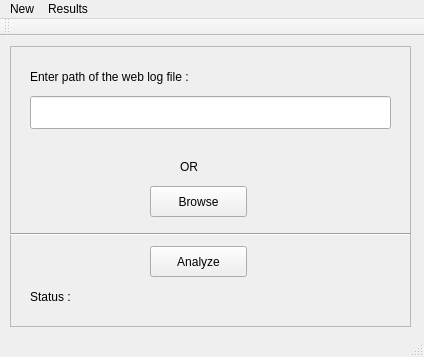
<?xml version="1.0" encoding="UTF-8"?>
<ui version="4.0">
 <class>WebAnalytics</class>
 <widget class="QMainWindow" name="WebAnalytics">
  <property name="geometry">
   <rect>
    <x>0</x>
    <y>0</y>
    <width>424</width>
    <height>357</height>
   </rect>
  </property>
  <property name="windowTitle">
   <string>WebAnalytics</string>
  </property>
  <widget class="QWidget" name="centralWidget">
   <widget class="QFrame" name="frame">
    <property name="geometry">
     <rect>
      <x>10</x>
      <y>10</y>
      <width>401</width>
      <height>281</height>
     </rect>
    </property>
    <property name="frameShape">
     <enum>QFrame::StyledPanel</enum>
    </property>
    <property name="frameShadow">
     <enum>QFrame::Raised</enum>
    </property>
    <widget class="QLineEdit" name="lineEdit">
     <property name="geometry">
      <rect>
       <x>20</x>
       <y>50</y>
       <width>361</width>
       <height>33</height>
      </rect>
     </property>
    </widget>
    <widget class="QLabel" name="label">
     <property name="geometry">
      <rect>
       <x>20</x>
       <y>20</y>
       <width>351</width>
       <height>21</height>
      </rect>
     </property>
     <property name="text">
      <string>Enter path of the web log file :</string>
     </property>
    </widget>
    <widget class="QLabel" name="label_2">
     <property name="geometry">
      <rect>
       <x>170</x>
       <y>110</y>
       <width>61</width>
       <height>21</height>
      </rect>
     </property>
     <property name="text">
      <string>OR</string>
     </property>
    </widget>
    <widget class="QPushButton" name="pushButton">
     <property name="geometry">
      <rect>
       <x>140</x>
       <y>140</y>
       <width>97</width>
       <height>31</height>
      </rect>
     </property>
     <property name="text">
      <string>Browse</string>
     </property>
    </widget>
    <widget class="QPushButton" name="pushButton_2">
     <property name="geometry">
      <rect>
       <x>140</x>
       <y>200</y>
       <width>97</width>
       <height>31</height>
      </rect>
     </property>
     <property name="text">
      <string>Analyze</string>
     </property>
    </widget>
    <widget class="QLabel" name="label_3">
     <property name="geometry">
      <rect>
       <x>20</x>
       <y>240</y>
       <width>65</width>
       <height>21</height>
      </rect>
     </property>
     <property name="text">
      <string>Status :</string>
     </property>
    </widget>
    <widget class="QLabel" name="label_4">
     <property name="geometry">
      <rect>
       <x>80</x>
       <y>240</y>
       <width>301</width>
       <height>21</height>
      </rect>
     </property>
     <property name="text">
      <string/>
     </property>
    </widget>
    <widget class="Line" name="line">
     <property name="geometry">
      <rect>
       <x>0</x>
       <y>180</y>
       <width>401</width>
       <height>16</height>
      </rect>
     </property>
     <property name="orientation">
      <enum>Qt::Horizontal</enum>
     </property>
    </widget>
   </widget>
  </widget>
  <widget class="QToolBar" name="mainToolBar">
   <attribute name="toolBarArea">
    <enum>TopToolBarArea</enum>
   </attribute>
   <attribute name="toolBarBreak">
    <bool>false</bool>
   </attribute>
  </widget>
  <widget class="QStatusBar" name="statusBar"/>
  <widget class="QMenuBar" name="menuBar">
   <property name="geometry">
    <rect>
     <x>0</x>
     <y>0</y>
     <width>424</width>
     <height>27</height>
    </rect>
   </property>
   <widget class="QMenu" name="menuNew">
    <property name="title">
     <string>New</string>
    </property>
    <addaction name="actionAnalysis"/>
   </widget>
   <widget class="QMenu" name="menuResults">
    <property name="title">
     <string>Results</string>
    </property>
    <addaction name="actionList_of_Domains"/>
   </widget>
   <addaction name="menuNew"/>
   <addaction name="menuResults"/>
  </widget>
  <action name="actionAnalysis">
   <property name="text">
    <string>Analysis</string>
   </property>
  </action>
  <action name="actionList_of_Domains">
   <property name="text">
    <string>List of Domains</string>
   </property>
  </action>
 </widget>
 <layoutdefault spacing="6" margin="11"/>
 <resources/>
 <connections/>
</ui>
